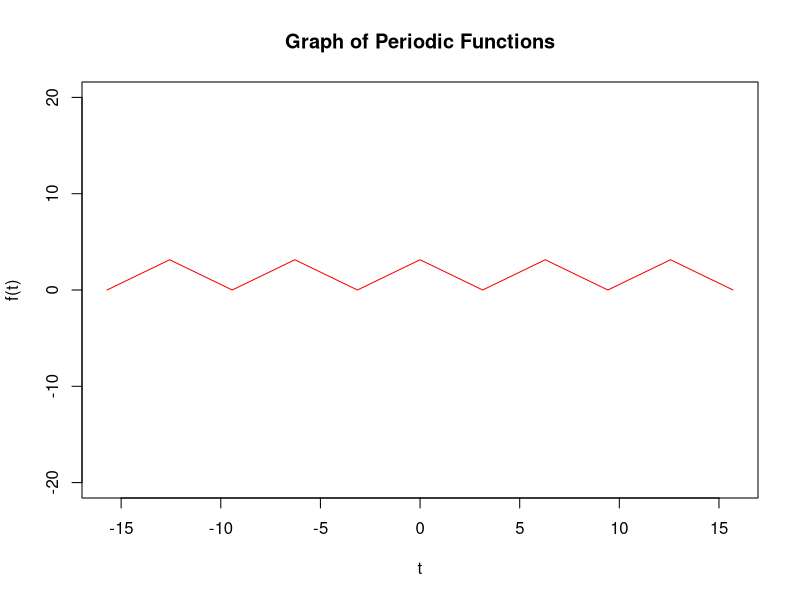
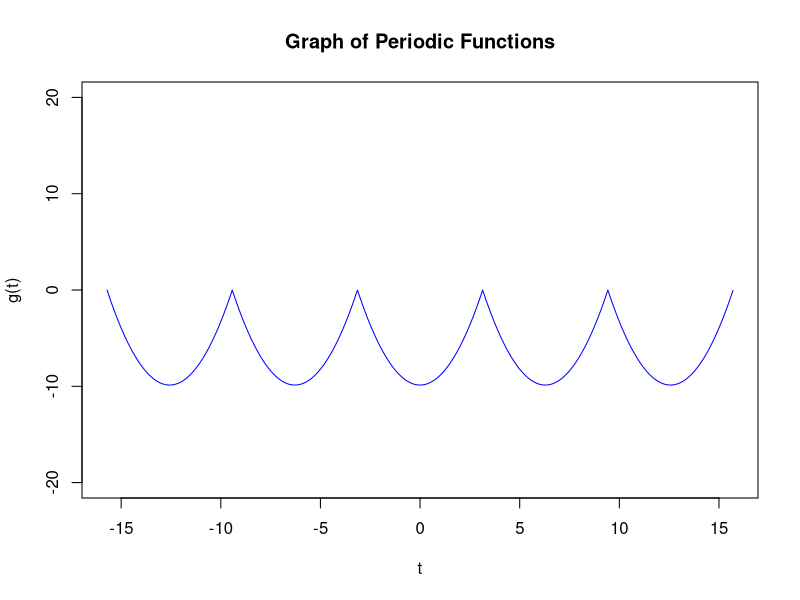
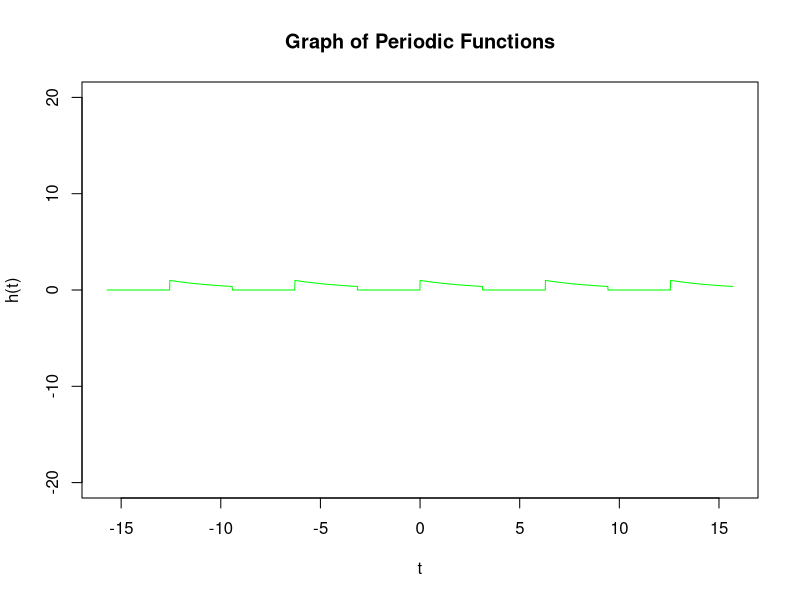

Here is the R script that generated these plots, in order: (Note: this script raises an error after producing the figures.)
#1) Analyse de Fourier
# -> Série de fourrier (SF)
# -> Transformation de fourier continue (TF)
# -> Transformation de fourier discrète (TFD)+ TFD Rapide


f <- function(t) {
 
  return((pi  - abs(t %% (2 * pi))))   
}

f <- function(t) { ifelse(t >= -pi & t <= pi, pi - abs(t), pi - abs(t - 2*pi*floor((t + pi)/(2*pi)))) }


g <- function(t) { ifelse(t >= -pi & t <= pi, t^2 - pi^2, (t - 2*pi*floor((t + pi)/(2*pi)))^2 - pi^2) }

h <- function(t) {
  if (t >= 0 && t < pi) {
    return(exp(-t / pi))
  } else if (t >= pi && t < 2 * pi) {
    return(0)
  }
}

h <- function(t) {
  t <- t %% (2*pi)
  ifelse(t >= 0 & t < pi, exp((-t )/pi), 0) 
}
x <- seq(-5 * pi, 5 * pi, by= 0.01)

plot(x, f(x), type = "l", main = "Graph of Periodic Functions", xlab = "t", ylab = "f(t)", ylim = c(-20, 20), col = "red")


plot(x, g(x), type = "l", main = "Graph of Periodic Functions", xlab = "t", ylab = "g(t)", ylim = c(-20, 20), col = "blue")

plot(x, h(x), type = "l", main = "Graph of Periodic Functions", xlab = "t", ylab = "h(t)", ylim = c(-20, 20), col = "green")
#-----------------------------------------------------------------------------------------------------------------------------------
#2)

# Calculate the Fourier series coefficients for f

N <- as.numeric(readline("Saisissez la valeur de N :"))
N <- 5
a0 <- 1/(2*pi) * integrate(f, -pi, pi)$value
an <- rep(0, N)
bn <- rep(0, N)
iOne <- rep(0, N)
iTwo <- rep(0, N)
cn <- rep(0, N)

for (n in 1:N) {
  an[n] <- 1/pi * integrate(function(t) f(t) * cos(n*t), -pi, pi)$value
  bn[n] <- 1/pi * integrate(function(t) f(t) * sin(n*t), -pi, pi)$value
  iOne[n] <- integrate(function(t) f(t) * cos(n*t), -pi, pi)$value
  iTwo[n] <- integrate(function(t) f(t) * sin(n*t), -pi, pi)$value
  cn[n] <- iOne[n] + i * iTwo[n]
}
a0
an[N]
bn[N]
cn[N]
# Calculate the Fourier series coefficients for g
for (n in 1:N) {
  an[n] <- 1/pi * integrate(function(t) g(t) * cos(n*t), -pi, pi)$value
  bn[n] <- 1/pi * integrate(function(t) g(t) * sin(n*t), -pi, pi)$value
  iOne[n] <- integrate(function(t) g(t) * cos(n*t), -pi, pi)$value
  iTwo[n] <- integrate(function(t) g(t) * sin(n*t), -pi, pi)$value
  cn[n] <- iOne[n] + i * iTwo[n]
}
a0
an[N]
bn[N]
cn[N]

# Calculate the Fourier series coefficients for h
a0 <- 1/(2*pi) * integrate(h, -pi, pi)$value

for (n in 1:N) {
  an[n] <- 1/pi * integrate(function(t) h(t) * cos(n*t), -pi, pi)$value
  bn[n] <- 1/pi * integrate(function(t) h(t) * sin(n*t), -pi, pi)$value
  iOne[n] <- integrate(function(t) h(t) * cos(n*t), -pi, pi)$value
  iTwo[n] <- integrate(function(t) h(t) * sin(n*t), -pi, pi)$value
  cn[n] <- iOne[n] + i * iTwo[n]
}
a0
an[N]
bn[N]
cn[N]
#-------------------------------------------------------------------------------
#3)




